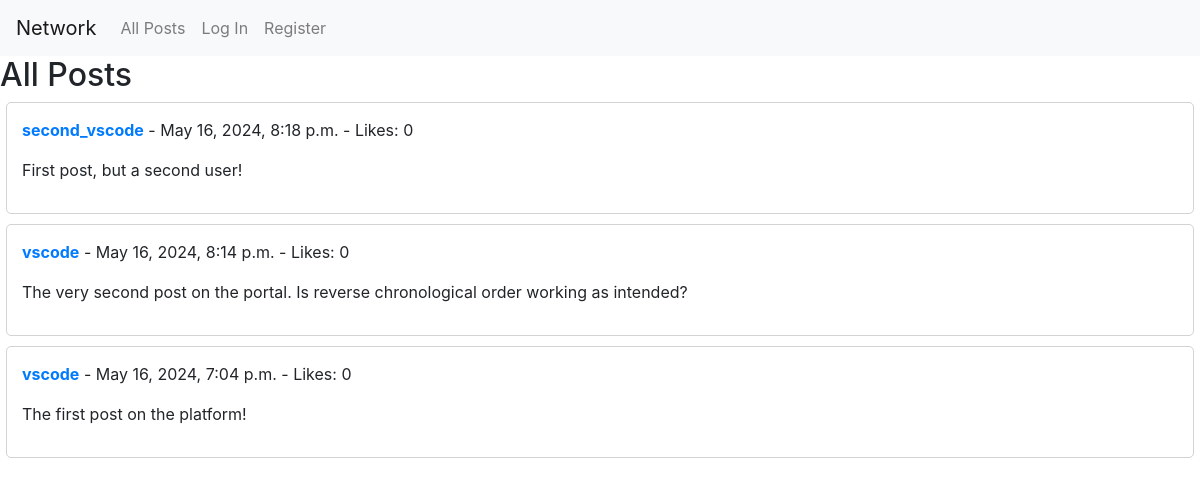
/, run on an earlier commit of the app's database.
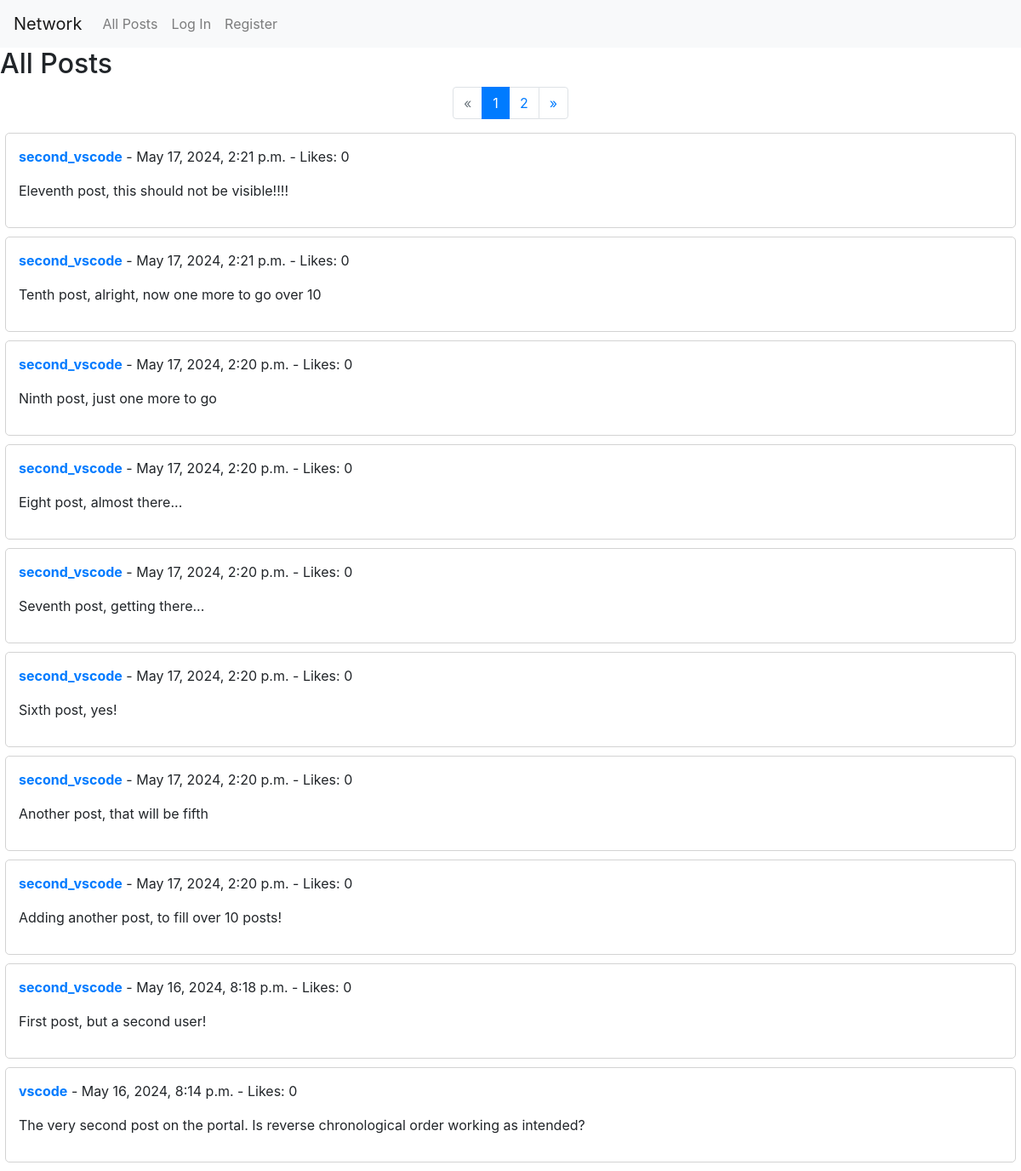
And on a later commit of the database.
### network/models.py (models this page shows, shortened)
class Post(models.Model):
    user = models.ForeignKey(get_user_model(), on_delete=models.CASCADE, related_name='posts')
    content = models.TextField()
    timestamp = models.DateTimeField(auto_now_add=True)

class User(AbstractUser):
    pass

### network/views.py (the view)
# urls.py: path("", views.index, name="index"),
def index(request):
    posts_list = Post.objects.all().order_by('-timestamp')
    paginator = Paginator(posts_list, 10)
    page_number = request.GET.get('page')
    page_obj = paginator.get_page(page_number)
    return render(request, 'network/index.html', {'page_obj': page_obj})

### network/templates/network/index.html (shortened to what this page needs)
{% extends "network/layout.html" %}
{% block body %}
    <h2>All Posts</h2>
    {% if page_obj.has_other_pages %}
        <nav aria-label="Page navigation">
        <ul class="pagination justify-content-center">
            {% if page_obj.has_previous %}
                <li class="page-item">
                    <a class="page-link" href="?page={{ page_obj.previous_page_number }}">&laquo;</a>
                </li>
            {% else %}
                <li class="page-item disabled">
                    <a class="page-link" href="#" tabindex="-1" aria-disabled="true">&laquo;</a>
                </li>
            {% endif %}
            {% for i in page_obj.paginator.page_range %}
                {% if page_obj.number == i %}
                    <li class="page-item active" aria-current="page">
                    <a class="page-link" href="#">{{ i }}</a>
                    </li>
                {% else %}
                    <li class="page-item">
                    <a class="page-link" href="?page={{ i }}">{{ i }}</a>
                    </li>
                {% endif %}
            {% endfor %}
            {% if page_obj.has_next %}
                <li class="page-item">
                    <a class="page-link" href="?page={{ page_obj.next_page_number }}">&raquo;</a>
                </li>
            {% else %}
                <li class="page-item disabled">
                    <a class="page-link" href="#" tabindex="-1" aria-disabled="true">&raquo;</a>
                </li>
            {% endif %}
        </ul>
        </nav>
    {% endif %}
    {% for post in page_obj %}
        <div class="post-container" data-post-id="{{ post.id }}">
            <div class="post">
                <p>
                    <strong><a href="{% url 'profile' post.user.username %}">
                        {{ post.user.username }}</a></strong>
                    - {{ post.timestamp }} - Likes: 0
                </p>
                <p id="post-content-{{ post.id }}">{{ post.content }}</p>
            </div>
        </div>
    {% endfor %}
{% endblock %}

What changed in the data, as far as the page shows it:
no longer on this page (row unchanged): Post: user.username "vscode", timestamp "May 16, 2024, 7:04 p.m.", content "The first post on the platform!"
added Post: user.username "second_vscode", timestamp "May 17, 2024, 2:21 p.m.", content "Eleventh post, this should not be visible!!!!"
added Post: user.username "second_vscode", timestamp "May 17, 2024, 2:21 p.m.", content "Tenth post, alright, now one more to go over 10"
added Post: user.username "second_vscode", timestamp "May 17, 2024, 2:20 p.m.", content "Ninth post, just one more to go"
added Post: user.username "second_vscode", timestamp "May 17, 2024, 2:20 p.m.", content "Eight post, almost there..."
added Post: user.username "second_vscode", timestamp "May 17, 2024, 2:20 p.m.", content "Seventh post, getting there..."
added Post: user.username "second_vscode", timestamp "May 17, 2024, 2:20 p.m.", content "Sixth post, yes!"
added Post: user.username "second_vscode", timestamp "May 17, 2024, 2:20 p.m.", content "Another post, that will be fifth"
added Post: user.username "second_vscode", timestamp "May 17, 2024, 2:20 p.m.", content "Adding another post, to fill over 10 posts!"
Also different on the page:
new list line: "1"
new list line: "2"
